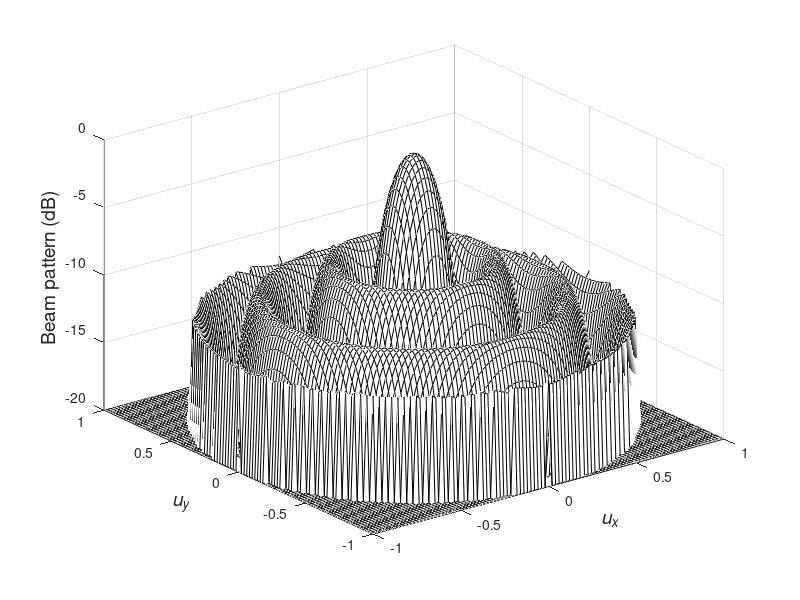

This chart was generated by the following MATLAB code:
%%%%%%%%%%%%%%%%%%%%%%%%%%%%%%%%%%%%%%%%%%%%%%%%%%%%%%%%%%%
% Figure 4.37
% Beampatterns for a uniform circular array of 20 elements
% Lillian Xiaolan Xu 9/20/99	
% Last updated by K. Bell 9/30/00
% Updated by Lillian Xiaolan Xu 02/12/2001, K. Bell 7/23/01, 9/30/01, 11/15/01
%%%%%%%%%%%%%%%%%%%%%%%%%%%%%%%%%%%%%%%%%%%%%%%%%%%%%%%%%%%


clear all
close all
N=20; 
lim=-20;
ux_set=-1:0.02:1;
uy_set=-1:0.02:1;
nx = size(ux_set,2);
ny = size(uy_set,2);
b = zeros(nx,ny);

disp('calculating...')
for x=1:nx
   ux=ux_set(x);
   for y=1:ny
      uy=uy_set(y);
      
      p=sqrt(ux*ux+uy*uy);
      e=acos(ux/p);
      
      b(x,y)=0;
      for m=-N:N
         b(x,y)=b(x,y)+j^(m*N)*exp(-i*m*N*e)*besselj(m*N,10*p);
      end
   end
end
b=b/max(max(b));


bdb=20*log10(abs(b));

for x=1:size(ux_set,2)
   for y=1:size(uy_set,2)
      if bdb(x,y)<lim
         bdb(x,y)=lim;
      end
      if sqrt(ux_set(x)^2+uy_set(y)^2)>1
         bdb(x,y)=lim;
      end;
   end
end

figure
h=mesh(uy_set,ux_set,bdb);
axis([-1 1 -1 1 lim 0])
%title('Beampatterns of Circular Array')
xlabel('\it u_x','Fontsize',14);
ylabel('\it u_y','Fontsize',14);
zlabel('Beam pattern (dB)','Fontsize',14);
grid on
colormap([0 0 0])